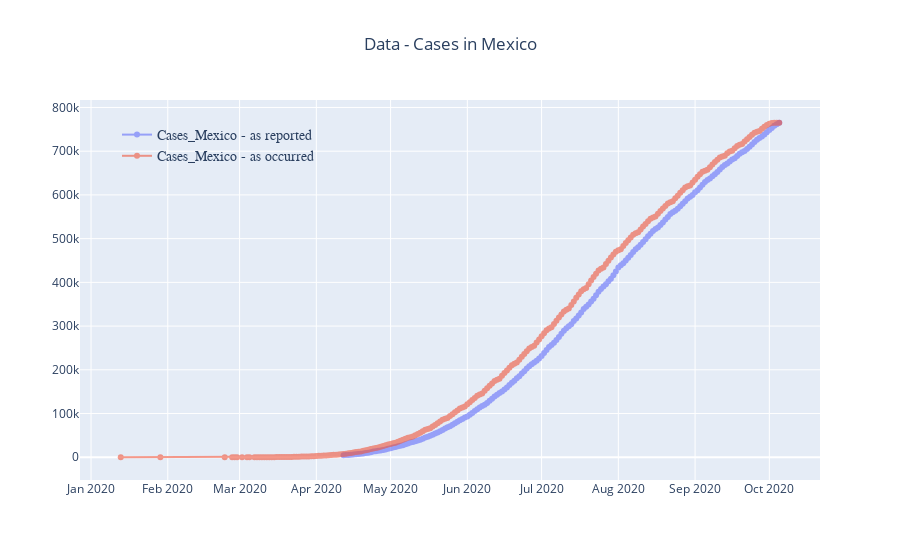

The notebook cell saved with this chart:
### Code cell
fig = go.Figure()

fig.add_trace(go.Scatter(
    x=df['date'],
    y=df['Cases_Mexico'],
    name='Cases_Mexico - as reported',
    mode='lines+markers',line_width=2,marker_size=6,opacity=0.6))

fig.add_trace(go.Scatter(
    x=df2['date'],
    y=df2['Cases_Mexico'],
    name='Cases_Mexico - as occurred',
    mode='lines+markers',line_width=2,marker_size=6,opacity=0.6))

fig.update_layout(
    title="Data - Cases in Mexico",
    title_x=0.5,showlegend=True,yaxis = {'type': 'linear'},
    legend=dict(
            x=0.05,y=0.95,
            traceorder="normal",font=dict(family="sans-serif",size=14),bgcolor='rgba(0,0,0,0)'),)

fig.show()

### Figure 1 — Plotly figure (JSON) as saved in the notebook; plotly's stock layout.template omitted (floating-point values rounded to 4 significant figures; data arrays with more than 128 entries replaced by an {"elided": "..."} marker saying what was removed)
{"data": [{"line": {"width": 2}, "marker": {"size": 6}, "mode": "lines+markers", "name": "Cases_Mexico - as reported", "opacity": 0.6, "type": "scatter", "x": {"elided": "177 str values"}, "y": {"elided": "177 int values"}}, {"line": {"width": 2}, "marker": {"size": 6}, "mode": "lines+markers", "name": "Cases_Mexico - as occurred", "opacity": 0.6, "type": "scatter", "x": {"elided": "222 str values"}, "y": {"elided": "222 int values"}}], "layout": {"legend": {"bgcolor": "rgba(0,0,0,0)", "font": {"family": "sans-serif", "size": 14}, "traceorder": "normal", "x": 0.05, "y": 0.95}, "showlegend": true, "title": {"text": "Data - Cases in Mexico", "x": 0.5}, "yaxis": {"type": "linear"}}}
